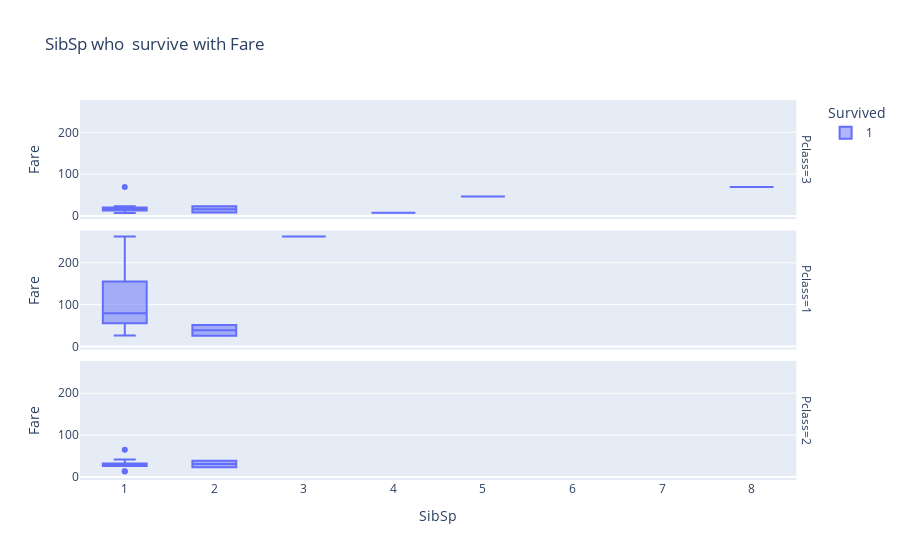

Notebook code for this chart:
### Code cell
# how many sibsp who survive with age_group 

fig = px.box(df.loc[(df['SibSp']>0) & (df['Survived']==1)], x="SibSp", y="Fare", color="Survived", facet_row="Pclass", title="SibSp who  survive with Fare")
fig.show()

### Figure 1 — Plotly figure (JSON) as saved in the notebook; plotly's stock layout.template omitted (floating-point values rounded to 4 significant figures)
{"data": [{"alignmentgroup": "True", "hovertemplate": "Survived=1<br>Pclass=3<br>SibSp=%{x}<br>Fare=%{y}<extra></extra>", "legendgroup": "1", "marker": {"color": "#636efa"}, "name": "1", "notched": false, "offsetgroup": "1", "orientation": "v", "showlegend": true, "type": "box", "x": [1, 1, 1, 1, 1, 1, 1, 1, 2, 5, 1, 8, 4, 1, 1, 1, 1, 1, 1, 1, 1, 1, 1, 2, 1, 1], "x0": " ", "xaxis": "x3", "y": [7, 12.29, 7.925, 20.57, 23.45, 13.9, 8.517, 16.7, 23.25, 46.9, 22.02, 69.55, 7.775, 14.45, 12.18, 15.5, 15.25, 20.21, 14.11, 15.74, 20.57, 15.55, 69.55, 8.662, 16.1, 13.78], "y0": " ", "yaxis": "y3"}, {"alignmentgroup": "True", "hovertemplate": "Survived=1<br>Pclass=1<br>SibSp=%{x}<br>Fare=%{y}<extra></extra>", "legendgroup": "1", "marker": {"color": "#636efa"}, "name": "1", "notched": false, "offsetgroup": "1", "orientation": "v", "showlegend": false, "type": "box", "x": [1, 1, 1, 1, 3, 1, 2, 1, 1, 1, 1, 1, 1, 1, 1, 1, 1, 1, 2, 1, 1, 1, 1, 1], "x0": " ", "xaxis": "x2", "y": [82.27, 61.17, 262.4, 52.55, 263, 263, 25.7, 52, 78.85, 55.44, 221.8, 57.75, 53.1, 247.5, 211.5, 106.4, 136.8, 26.55, 51.48, 55.44, 81.86, 60, 79.2, 90], "y0": " ", "yaxis": "y2"}, {"alignmentgroup": "True", "hovertemplate": "Survived=1<br>Pclass=2<br>SibSp=%{x}<br>Fare=%{y}<extra></extra>", "legendgroup": "1", "marker": {"color": "#636efa"}, "name": "1", "notched": false, "offsetgroup": "1", "orientation": "v", "showlegend": false, "type": "box", "x": [1, 2, 1, 1, 1, 1, 1, 1, 1, 1, 1, 2, 1, 1], "x0": " ", "xaxis": "x", "y": [27.72, 23, 26, 26, 26, 13.86, 13, 26, 27.75, 26, 41.58, 39, 37.0, 65], "y0": " ", "yaxis": "y"}], "layout": {"annotations": [{"font": {}, "showarrow": false, "text": "Pclass=2", "textangle": 90, "x": 0.98, "xanchor": "left", "xref": "paper", "y": 0.1567, "yanchor": "middle", "yref": "paper"}, {"font": {}, "showarrow": false, "text": "Pclass=1", "textangle": 90, "x": 0.98, "xanchor": "left", "xref": "paper", "y": 0.5, "yanchor": "middle", "yref": "paper"}, {"font": {}, "showarrow": false, "text": "Pclass=3", "textangle": 90, "x": 0.98, "xanchor": "left", "xref": "paper", "y": 0.8433, "yanchor": "middle", "yref": "paper"}], "boxmode": "group", "legend": {"title": {"text": "Survived"}, "tracegroupgap": 0}, "title": {"text": "SibSp who  survive with Fare"}, "xaxis": {"anchor": "y", "domain": [0, 0.98], "title": {"text": "SibSp"}}, "xaxis2": {"anchor": "y2", "domain": [0, 0.98], "matches": "x", "showticklabels": false}, "xaxis3": {"anchor": "y3", "domain": [0, 0.98], "matches": "x", "showticklabels": false}, "yaxis": {"anchor": "x", "domain": [0, 0.3133], "title": {"text": "Fare"}}, "yaxis2": {"anchor": "x2", "domain": [0.3433, 0.6567], "matches": "y", "title": {"text": "Fare"}}, "yaxis3": {"anchor": "x3", "domain": [0.6867, 1.0], "matches": "y", "title": {"text": "Fare"}}}}
